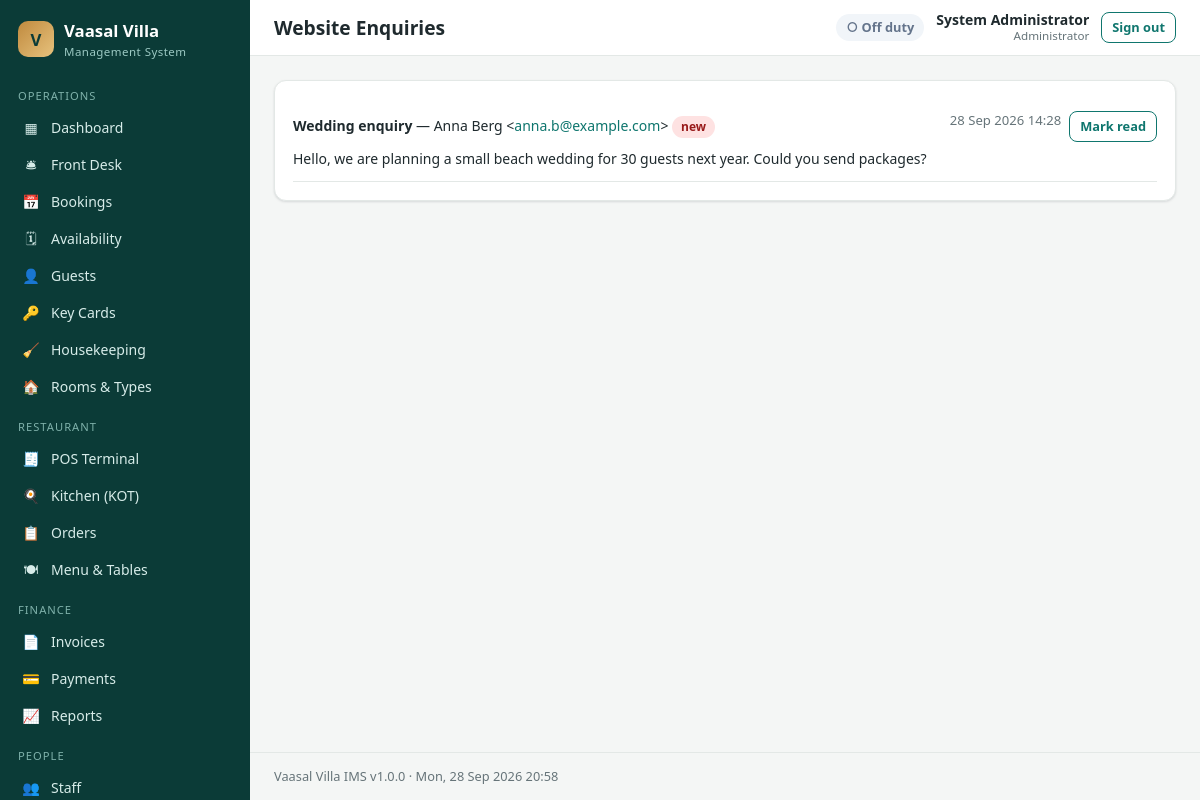
Page /admin/messages.php (signed in) on the committed database.
### tables this page shows
CREATE TABLE users (
  id            INT UNSIGNED AUTO_INCREMENT PRIMARY KEY,
  role_id       INT UNSIGNED NOT NULL,
  full_name     VARCHAR(120) NOT NULL,
  username      VARCHAR(60)  NOT NULL UNIQUE,
  email         VARCHAR(160) NULL,
  phone         VARCHAR(40)  NULL,
  password_hash VARCHAR(255) NOT NULL,
  department    VARCHAR(60)  NULL,
  hourly_rate   DECIMAL(10,2) NOT NULL DEFAULT 0,
  is_active     TINYINT(1)   NOT NULL DEFAULT 1,
  last_login    DATETIME     NULL,
  created_at    DATETIME     NOT NULL DEFAULT CURRENT_TIMESTAMP,
  CONSTRAINT fk_user_role FOREIGN KEY (role_id) REFERENCES roles(id)
);

CREATE TABLE roles (
  id          INT UNSIGNED AUTO_INCREMENT PRIMARY KEY,
  name        VARCHAR(60)  NOT NULL,
  slug        VARCHAR(60)  NOT NULL UNIQUE,
  description VARCHAR(255) NULL
);

CREATE TABLE contact_messages (
  id         INT UNSIGNED AUTO_INCREMENT PRIMARY KEY,
  name       VARCHAR(120) NOT NULL,
  email      VARCHAR(160) NOT NULL,
  phone      VARCHAR(40)  NULL,
  subject    VARCHAR(160) NULL,
  message    TEXT NOT NULL,
  is_read    TINYINT(1) NOT NULL DEFAULT 0,
  created_at DATETIME NOT NULL DEFAULT CURRENT_TIMESTAMP
);

### includes/functions.php (called while the page is built, shortened)
<?php
function e($v): string
{
    return htmlspecialchars((string) ($v ?? ''), ENT_QUOTES, 'UTF-8');
}
function url(string $path = ''): string
{
    return BASE_URL . '/' . ltrim($path, '/');
}
function fdatetime(?string $d): string
{
    return $d ? date('d M Y H:i', strtotime($d)) : '—';
}

### includes/db.php (called while the page is built, shortened)
<?php
function db(): PDO
{
    static $pdo = null;
    if ($pdo === null) {
        $dsn = 'mysql:host=' . DB_HOST . ';port=' . DB_PORT . ';dbname=' . DB_NAME . ';charset=utf8mb4';
        try {
            $pdo = new PDO($dsn, DB_USER, DB_PASS, [
                PDO::ATTR_ERRMODE            => PDO::ERRMODE_EXCEPTION,
                PDO::ATTR_DEFAULT_FETCH_MODE => PDO::FETCH_ASSOC,
                PDO::ATTR_EMULATE_PREPARES   => false,
            ]);
            $pdo->exec("SET time_zone = '" . (new DateTime())->format('P') . "'");
        } catch (PDOException $e) {
            http_response_code(500);
            $msg = APP_DEBUG ? htmlspecialchars($e->getMessage()) : 'Database connection failed.';
            exit('<div style="font-family:sans-serif;max-width:640px;margin:60px auto;padding:24px;border:1px solid #fca5a5;background:#fef2f2;border-radius:10px">'
                . '<h2 style="margin-top:0;color:#b91c1c">Database connection failed</h2><p>' . $msg . '</p>'
                . '<p>Make sure MySQL is running in the XAMPP Control Panel and that <code>database.sql</code> has been imported. '
                . 'Credentials are in <code>config/config.php</code>.</p></div>');
        }
    }
    return $pdo;
}
function q(string $sql, array $params = []): PDOStatement
{
    $st = db()->prepare($sql);
    $st->execute($params);
    return $st;
}
function q_all(string $sql, array $params = []): array
{
    return q($sql, $params)->fetchAll();
}
function q_row(string $sql, array $params = []): ?array
{
    $r = q($sql, $params)->fetch();
    return $r === false ? null : $r;
}
function q_val(string $sql, array $params = [])
{
    $v = q($sql, $params)->fetchColumn();
    return $v === false ? null : $v;
}

### includes/auth.php (called while the page is built, shortened)
<?php
function current_user(): ?array
{
    static $user = false, $cachedFor = null;
    $sid = $_SESSION['user_id'] ?? null;
    if ($user !== false && $cachedFor === $sid) return $user;
    $cachedFor = $sid;
    $user = null;
    if (!empty($_SESSION['user_id'])) {
        $user = q_row('SELECT u.*, r.name AS role_name, r.slug AS role_slug FROM users u JOIN roles r ON r.id = u.role_id WHERE u.id = ? AND u.is_active = 1', [$_SESSION['user_id']]);
        $user['permissions'] = array_column(q_all(
            'SELECT p.slug FROM role_permissions rp JOIN permissions p ON p.id = rp.permission_id WHERE rp.role_id = ?',
            [$user['role_id']]
        ), 'slug');
    }
    return $user;
}
function can(string $perm): bool
{
    $u = current_user();
    return $u['role_slug'] === 'admin' || in_array($perm, $u['permissions'], true);
}
function require_login(): array
{
    $u = current_user();
    return $u;
}
function require_perm($perms): array
{
    $u = require_login();
    return $u;
}
function home_path(): string
{
    if (can('dashboard.view')) return 'admin/index.php';
    return 'staff/index.php';
}

### admin/messages.php (the view, shortened to what this page needs)
<?php
require_perm('dashboard.view');
$title = 'Website Enquiries';
$active = 'messages';
$rows = q_all('SELECT * FROM contact_messages ORDER BY is_read, created_at DESC LIMIT 200');
require __DIR__ . '/../includes/admin_header.php';
?>
<div class="card">
  <?php foreach ($rows as $m): ?>
    <div style="padding:12px 0;border-bottom:1px solid var(--line);<?= $m['is_read'] ? 'opacity:.65' : '' ?>">
      <div class="card-head" style="margin:0"><div><b><?= e($m['subject'] ?: 'Enquiry') ?></b> — <?= e($m['name']) ?> &lt;<a href="mailto:<?= e($m['email']) ?>"><?= e($m['email']) ?></a>&gt; <?= e($m['phone']) ?>
        <?= $m['is_read'] ? '' : '<span class="badge badge-red">new</span>' ?></div>
        <div class="btn-row"><span class="small muted"><?= fdatetime($m['created_at']) ?></span>
        <form method="post" class="inline-form"><button class="btn btn-sm btn-ghost"><?= $m['is_read'] ? 'Mark unread' : 'Mark read' ?></button></form></div></div>
      <p style="margin:6px 0 0;white-space:pre-line"><?= e($m['message']) ?></p>
    </div>
  <?php endforeach; if (!$rows): ?><p class="muted">No enquiries yet.</p><?php endif; ?>
</div>
<?php require __DIR__ . '/../includes/admin_footer.php'; ?>

### includes/admin_header.php (shortened to what this page needs)
<?php
$__u = current_user();
$active = $active ?? '';
$__nav = [
    ['Operations', [
        ['dashboard',   'admin/index.php',        'Dashboard',        '▦', ['dashboard.view']],
        ['frontdesk',   'admin/frontdesk.php',    'Front Desk',       '🛎', ['frontdesk.manage']],
        ['bookings',    'admin/bookings.php',     'Bookings',         '📅', ['bookings.manage']],
        ['calendar',    'admin/calendar.php',     'Availability',     '🗓', ['bookings.manage', 'frontdesk.manage']],
        ['guests',      'admin/guests.php',       'Guests',           '👤', ['guests.manage']],
        ['keycards',    'admin/keycards.php',     'Key Cards',        '🔑', ['keycards.manage']],
        ['housekeeping','admin/housekeeping.php', 'Housekeeping',     '🧹', ['housekeeping.manage']],
        ['rooms',       'admin/rooms.php',        'Rooms & Types',    '🏠', ['rooms.manage']],
    ]],
    ['Restaurant', [
        ['pos',         'pos/index.php',          'POS Terminal',     '🧾', ['pos.use']],
        ['kitchen',     'pos/kitchen.php',        'Kitchen (KOT)',    '🍳', ['kitchen.view']],
        ['orders',      'admin/orders.php',       'Orders',           '📋', ['pos.settle', 'billing.manage']],
        ['menu',        'admin/menu.php',         'Menu & Tables',    '🍽', ['menu.manage']],
    ]],
    ['Finance', [
        ['invoices',    'admin/invoices.php',     'Invoices',         '📄', ['billing.manage']],
        ['payments',    'admin/payments.php',     'Payments',         '💳', ['billing.manage']],
        ['reports',     'admin/reports.php',      'Reports',          '📈', ['reports.view']],
    ]],
    ['People', [
        ['staff',       'admin/staff.php',        'Staff',            '👥', ['staff.manage']],
        ['attendance',  'admin/attendance.php',   'Attendance',       '⏱', ['staff.manage']],
        ['roles',       'admin/roles.php',        'Roles & Permissions','🛡', ['roles.manage']],
    ]],
    ['System', [
        ['media',       'admin/media.php',        'Website Media',    '🖼', ['settings.manage']],
        ['channels',    'admin/channels.php',     'Booking Channels', '🌐', ['settings.manage']],
        ['messages',    'admin/messages.php',     'Web Enquiries',    '✉', ['dashboard.view']],
        ['log',         'admin/activity.php',     'Activity Log',     '📜', ['settings.manage']],
        ['settings',    'admin/settings.php',     'Settings',         '⚙', ['settings.manage']],
    ]],
];
$__myDuty = $__u ? q_val('SELECT id FROM attendance WHERE user_id = ? AND clock_out IS NULL ORDER BY id DESC LIMIT 1', [$__u['id']]) : null;
?><!DOCTYPE html>
<html lang="en">
<head>
<link rel="stylesheet" href="<?= e(url('assets/css/admin.css')) ?>">
</head>
<body class="admin">
<aside class="sidebar" id="sidebar">
  <a class="brand" href="<?= e(url(home_path())) ?>"><span class="brand-mark">V</span><span>Vaasal Villa<small>Management System</small></span></a>
  <nav>
  <?php foreach ($__nav as [$__group, $__items]):
      $__visible = array_filter($__items, fn($__i) => can_any($__i[4]));
      if (!$__visible) continue; ?>
    <div class="nav-group"><?= e($__group) ?></div>
    <?php foreach ($__visible as [$__key, $__href, $__text, $__icon]): ?>
      <a class="nav-link<?= $active === $__key ? ' active' : '' ?>" href="<?= e(url($__href)) ?>"><span class="ico"><?= $__icon ?></span><?= e($__text) ?></a>
    <?php endforeach; ?>
  <?php endforeach; ?>
  </nav>
</aside>
<div class="main">
  <header class="topbar">
    <h1><?= e($title ?? '') ?></h1>
    <div class="topbar-right">
      <?php if (can('attendance.self')): ?>
        <a href="<?= e(url('staff/index.php')) ?>" class="duty <?= $__myDuty ? 'on' : 'off' ?>"><?= $__myDuty ? '● On duty' : '○ Off duty' ?></a>
      <?php endif; ?>
      <div class="user-chip"><b><?= e($__u['full_name'] ?? '') ?></b><small><?= e($__u['role_name'] ?? '') ?></small></div>
      <a class="btn btn-sm btn-ghost" href="<?= e(url('logout.php')) ?>">Sign out</a>
    </div>
  </header>
  <main class="content">

### assets/css/admin.css (style rules this page uses)
:root { --bg:#f4f6f5; --panel:#fff; --ink:#1f2a2e; --muted:#667479; --line:#e3e8e6; --brand:#0f766e; --brand-d:#115e59; --brand-l:#ccfbf1; --accent:#c08a3e; --red:#dc2626; --amber:#d97706; --green:#16a34a; --blue:#2563eb; --purple:#7c3aed; --teal:#0d9488; --gray:#6b7280; --radius:12px; --shadow:0 1px 2px rgba(16,24,40,.05),0 1px 3px rgba(16,24,40,.08); --side:250px; }
* { box-sizing:border-box }
html,body { margin:0 }
body { font:14px/1.5 "Segoe UI",system-ui,-apple-system,Roboto,Arial,sans-serif;color:var(--ink);background:var(--bg) }
a { color:var(--brand);text-decoration:none }
h1,h2,h3 { margin:0 0 .6em;line-height:1.25 }
.sidebar { position:fixed;inset:0 auto 0 0;width:var(--side);background:#0b3b37;color:#cde7e3;overflow-y:auto;z-index:30;padding-bottom:30px }
.brand { display:flex;gap:10px;align-items:center;padding:18px 18px 14px;color:#fff;font-weight:700;font-size:1.05rem }
.brand small { display:block;font-weight:400;font-size:.72rem;color:#9cc9c3;letter-spacing:.04em }
.brand-mark { width:36px;height:36px;border-radius:10px;background:linear-gradient(135deg,var(--accent),#e7c27d);display:grid;place-items:center;color:#0b3b37;font-weight:800 }
.nav-group { padding:14px 18px 4px;font-size:.7rem;text-transform:uppercase;letter-spacing:.09em;color:#7fb1aa }
.nav-link { display:flex;gap:10px;align-items:center;padding:8px 18px;color:#d7ece9;border-left:3px solid transparent }
.ico { width:20px;text-align:center }
.main { margin-left:var(--side);min-height:100vh;display:flex;flex-direction:column }
.topbar { position:sticky;top:0;z-index:20;display:flex;align-items:center;gap:14px;padding:12px 24px;background:#fff;border-bottom:1px solid var(--line) }
.topbar h1 { font-size:1.2rem;margin:0;flex:1 }
.topbar-right { display:flex;align-items:center;gap:12px }
.user-chip { display:flex;flex-direction:column;text-align:right;line-height:1.2 }
.user-chip small { color:var(--muted) }
.duty { font-size:.8rem;padding:4px 10px;border-radius:99px;font-weight:600 }
.duty.off { background:#f1f5f9;color:#64748b }
.content { padding:24px;flex:1 }
.card { background:var(--panel);border:1px solid var(--line);border-radius:var(--radius);padding:18px;box-shadow:var(--shadow);margin-bottom:20px }
.card-head { display:flex;justify-content:space-between;align-items:center;gap:10px;margin-bottom:12px;flex-wrap:wrap }
.badge { display:inline-block;padding:2px 9px;border-radius:99px;font-size:.75rem;font-weight:600;white-space:nowrap }
.badge-red { background:#fee2e2;color:#991b1b }
.inline-form { display:inline }
.btn { display:inline-flex;align-items:center;gap:6px;padding:9px 16px;border-radius:8px;border:1px solid var(--brand);background:var(--brand);color:#fff;font:inherit;font-weight:600;cursor:pointer;white-space:nowrap }
.btn-sm { padding:5px 10px;font-size:.8rem }
.btn-ghost { background:#fff;color:var(--brand) }
.btn-row { display:flex;gap:8px;flex-wrap:wrap }
.muted { color:var(--muted) }
.small { font-size:.82rem }

### rows in the picture
users: full_name "System Administrator", role.name "Administrator"
contact_messages: subject "Wedding enquiry", name "Anna Berg", email "anna.b@example.com", is_read "new", created_at "28 Sep 2026 14:28", message "Hello, we are planning a small beach wedding for 30 guests next year. Could you send packages?"

### other values in the picture
$__group "OPERATIONS"
$__icon "▦"
$__text "Dashboard"
$__icon "🛎"
$__text "Front Desk"
$__icon "📅"
$__text "Bookings"
$__icon "🗓"
$__text "Availability"
$__icon "👤"
$__text "Guests"
$__icon "🔑"
$__text "Key Cards"
$__icon "🧹"
$__text "Housekeeping"
